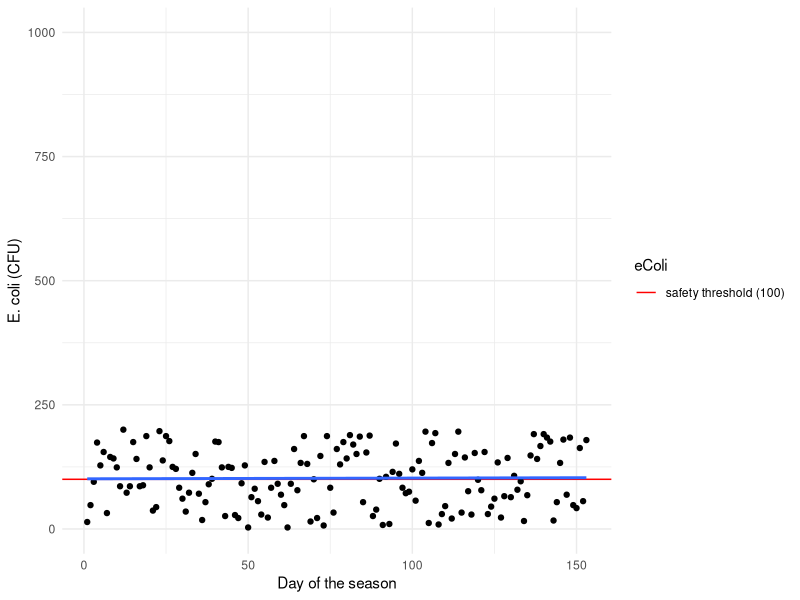
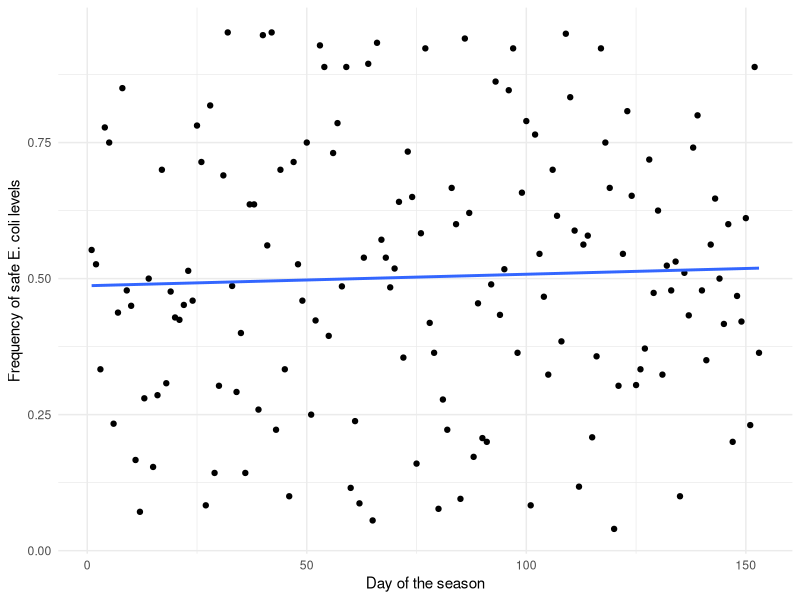
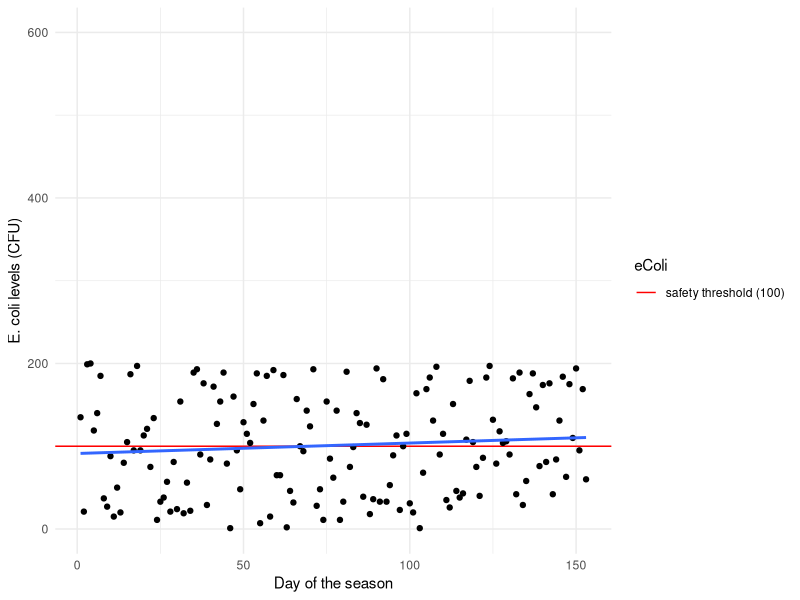
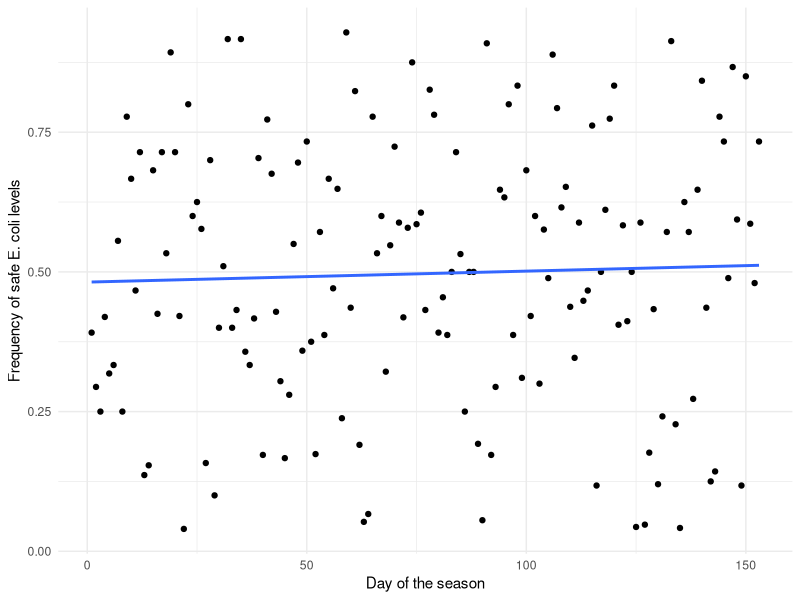

Recreate these plots in R, in order.
## ---- chunk 1
#| echo: false
#| warning: false
#| label: fig-sunnysideEcoli
#| fig-cap: "E. coli levels in CFU over the sampeling season. The safe E. coli level threshold is also shown."
#| fig.height: 2.5
#| fig.pos: "H"

library(tidyverse)

#### Read in the data ####
sunnyside <-
  read_csv(
    file = "../data/sunnyside.csv",
    show_col_types = FALSE
  )

cutoff <- data.frame(yintercept=100, eColi='safety threshold (100)')

sunnyside |>
  ggplot(aes(x = day, y = eColi)) +
  ylim(0.1,1000) +
  geom_hline(aes(yintercept = yintercept,linetype = eColi), color = "red", cutoff)+
  geom_point() +
  geom_smooth(method = "lm", se = FALSE)+
  theme_minimal() +
  labs(x = "Day of the season", y = "E. coli (CFU)") 
## ---- chunk 2
#| echo: false
#| warning: false
#| label: fig-sunnysideFreq
#| fig-cap: "Frequency of safe E. coli levels over the sampeling season. The frequency indicates how often the given beach is considered open and safe to use"
#| fig.height: 2.5
#| fig.pos: "H"

library(tidyverse)
#### Read in the data ####
sunnyside <-
  read_csv(
    file = "../data/sunnyside.csv",
    show_col_types = FALSE
  )

sunnyside |>
  ggplot(aes(x = day, y = yearsSafe/(yearsSafe + yearsUnSafe))) +
  geom_point() +
  geom_smooth(method = "lm", se = FALSE)+
  theme_minimal() + 
  labs(x = "Day of the season", y = "Frequency of safe E. coli levels") 
## ---- chunk 3
#| echo: false
#| warning: false
#| label: fig-marieCurtisEcoli
#| fig-cap: "E. coli levels in CFU over the sampeling season. The safe E. coli level threshold is also shown."
#| fig.height: 2.4
#| fig.pos: "H"

library(tidyverse)
#### Read in the data ####
marieCurtis <-
  read_csv(
    file = "../data/marieCurtis.csv",
    show_col_types = FALSE
  )

cutoff <- data.frame(yintercept=100, eColi='safety threshold (100)')

marieCurtis |>
  ggplot(aes(x = day, y = eColi)) +
  ylim(0.1,600) +
  geom_hline(aes(yintercept = yintercept,linetype = eColi), color = "red", cutoff)+
  geom_point() +
  geom_smooth(method = "lm", se = FALSE)+
  theme_minimal() + 
  labs(x = "Day of the season", y = "E. coli levels (CFU)") 
## ---- chunk 4
#| echo: false
#| warning: false
#| label: fig-marieCurtisFreq
#| fig-cap: "Frequency of safe E. coli levels over the sampeling season. The frequency indicates how often the given beach is considered open and safe to use"
#| fig.height: 2.5
#| fig.pos: "H"

library(tidyverse)
#### Read in the data ####
marieCurtis <-
  read_csv(
    file = "../data/marieCurtis.csv",
    show_col_types = FALSE
  )

marieCurtis |>
  ggplot(aes(x = day, y = yearsSafe/(yearsSafe + yearsUnSafe))) +
  geom_point() +
  geom_smooth(method = "lm", se = FALSE)+
  theme_minimal() + 
  labs(x = "Day of the season", y = "Frequency of safe E. coli levels") 
